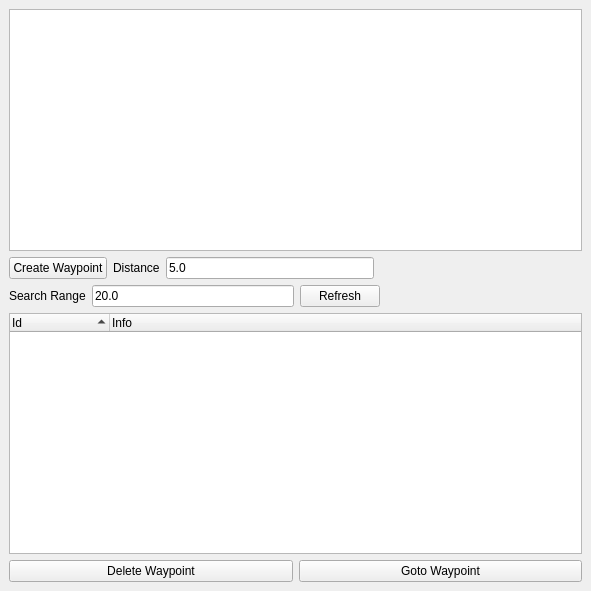
<?xml version="1.0" encoding="UTF-8"?>
<ui version="4.0">
 <class>WaypointBrowser</class>
 <widget class="QDockWidget" name="WaypointBrowser">
  <property name="geometry">
   <rect>
    <x>0</x>
    <y>0</y>
    <width>591</width>
    <height>591</height>
   </rect>
  </property>
  <property name="features">
   <set>QDockWidget::AllDockWidgetFeatures</set>
  </property>
  <property name="windowTitle">
   <string>Waypoint Browser</string>
  </property>
  <widget class="QWidget" name="dockWidgetContents">
   <layout class="QVBoxLayout" name="verticalLayout">
    <property name="sizeConstraint">
     <enum>QLayout::SetDefaultConstraint</enum>
    </property>
    <item>
     <widget class="QTreeWidget" name="mObjectTypeTree">
      <property name="alternatingRowColors">
       <bool>true</bool>
      </property>
      <property name="sortingEnabled">
       <bool>false</bool>
      </property>
      <property name="headerHidden">
       <bool>true</bool>
      </property>
      <column>
       <property name="text">
        <string notr="true">1</string>
       </property>
      </column>
     </widget>
    </item>
    <item>
     <layout class="QHBoxLayout" name="horizontalLayout_2">
      <item>
       <widget class="QPushButton" name="mBtnCreateWaypoint">
        <property name="text">
         <string>Create Waypoint</string>
        </property>
       </widget>
      </item>
      <item>
       <widget class="QLabel" name="mLblDistance">
        <property name="text">
         <string>Distance</string>
        </property>
       </widget>
      </item>
      <item>
       <widget class="QLineEdit" name="mDistanceEdit">
        <property name="text">
         <string>5.0</string>
        </property>
        <property name="maxLength">
         <number>10</number>
        </property>
       </widget>
      </item>
      <item>
       <spacer name="horizontalSpacer">
        <property name="orientation">
         <enum>Qt::Horizontal</enum>
        </property>
        <property name="sizeHint" stdset="0">
         <size>
          <width>40</width>
          <height>20</height>
         </size>
        </property>
       </spacer>
      </item>
     </layout>
    </item>
    <item>
     <layout class="QHBoxLayout" name="horizontalLayout_3">
      <item>
       <widget class="QLabel" name="label">
        <property name="text">
         <string>Search Range</string>
        </property>
       </widget>
      </item>
      <item>
       <widget class="QLineEdit" name="mSearchRange">
        <property name="toolTip">
         <string>Sets the range from the camera to search for waypoints.</string>
        </property>
        <property name="text">
         <string>20.0</string>
        </property>
       </widget>
      </item>
      <item>
       <widget class="QPushButton" name="mBtnSearchRefresh">
        <property name="text">
         <string>Refresh</string>
        </property>
       </widget>
      </item>
      <item>
       <spacer name="horizontalSpacer_2">
        <property name="orientation">
         <enum>Qt::Horizontal</enum>
        </property>
        <property name="sizeHint" stdset="0">
         <size>
          <width>40</width>
          <height>20</height>
         </size>
        </property>
       </spacer>
      </item>
     </layout>
    </item>
    <item>
     <widget class="QTreeWidget" name="mWaypointList">
      <property name="sizePolicy">
       <sizepolicy hsizetype="Expanding" vsizetype="Expanding">
        <horstretch>0</horstretch>
        <verstretch>0</verstretch>
       </sizepolicy>
      </property>
      <property name="frameShadow">
       <enum>QFrame::Sunken</enum>
      </property>
      <property name="showDropIndicator" stdset="0">
       <bool>true</bool>
      </property>
      <property name="alternatingRowColors">
       <bool>true</bool>
      </property>
      <property name="selectionMode">
       <enum>QAbstractItemView::ExtendedSelection</enum>
      </property>
      <property name="rootIsDecorated">
       <bool>false</bool>
      </property>
      <property name="sortingEnabled">
       <bool>true</bool>
      </property>
      <property name="animated">
       <bool>true</bool>
      </property>
      <property name="columnCount">
       <number>2</number>
      </property>
      <attribute name="headerVisible">
       <bool>true</bool>
      </attribute>
      <attribute name="headerDefaultSectionSize">
       <number>100</number>
      </attribute>
      <attribute name="headerShowSortIndicator" stdset="0">
       <bool>true</bool>
      </attribute>
      <attribute name="headerDefaultSectionSize">
       <number>100</number>
      </attribute>
      <attribute name="headerVisible">
       <bool>true</bool>
      </attribute>
      <attribute name="headerShowSortIndicator" stdset="0">
       <bool>true</bool>
      </attribute>
      <column>
       <property name="text">
        <string>Id</string>
       </property>
      </column>
      <column>
       <property name="text">
        <string>Info</string>
       </property>
      </column>
     </widget>
    </item>
    <item>
     <layout class="QHBoxLayout" name="horizontalLayout">
      <item>
       <widget class="QPushButton" name="mBtnDeleteWaypoint">
        <property name="text">
         <string>Delete Waypoint</string>
        </property>
       </widget>
      </item>
      <item>
       <widget class="QPushButton" name="mBtnGotoWaypoint">
        <property name="text">
         <string>Goto Waypoint</string>
        </property>
       </widget>
      </item>
     </layout>
    </item>
   </layout>
  </widget>
 </widget>
 <resources/>
 <connections>
  <connection>
   <sender>mWaypointList</sender>
   <signal>itemDoubleClicked(QTreeWidgetItem*,int)</signal>
   <receiver>mBtnGotoWaypoint</receiver>
   <slot>click()</slot>
   <hints>
    <hint type="sourcelabel">
     <x>269</x>
     <y>323</y>
    </hint>
    <hint type="destinationlabel">
     <x>437</x>
     <y>562</y>
    </hint>
   </hints>
  </connection>
  <connection>
   <sender>mObjectTypeTree</sender>
   <signal>itemDoubleClicked(QTreeWidgetItem*,int)</signal>
   <receiver>mBtnCreateWaypoint</receiver>
   <slot>click()</slot>
   <hints>
    <hint type="sourcelabel">
     <x>295</x>
     <y>149</y>
    </hint>
    <hint type="destinationlabel">
     <x>83</x>
     <y>287</y>
    </hint>
   </hints>
  </connection>
  <connection>
   <sender>mSearchRange</sender>
   <signal>returnPressed()</signal>
   <receiver>mBtnSearchRefresh</receiver>
   <slot>click()</slot>
   <hints>
    <hint type="sourcelabel">
     <x>197</x>
     <y>307</y>
    </hint>
    <hint type="destinationlabel">
     <x>338</x>
     <y>309</y>
    </hint>
   </hints>
  </connection>
 </connections>
</ui>
